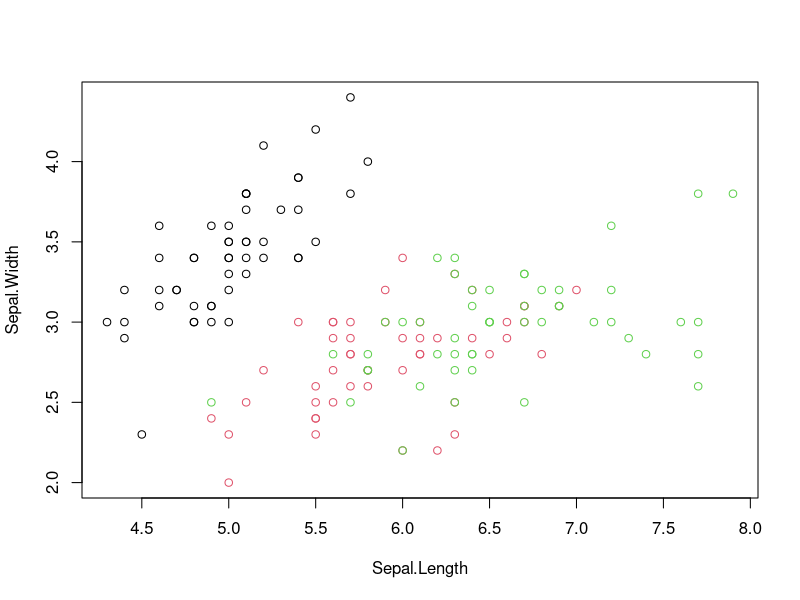

R code for this plot:
## ---- chunk 1
head(iris, 3)
## ---- chunk 2
plot(Sepal.Width ~ Sepal.Length, col = Species, data = iris)
